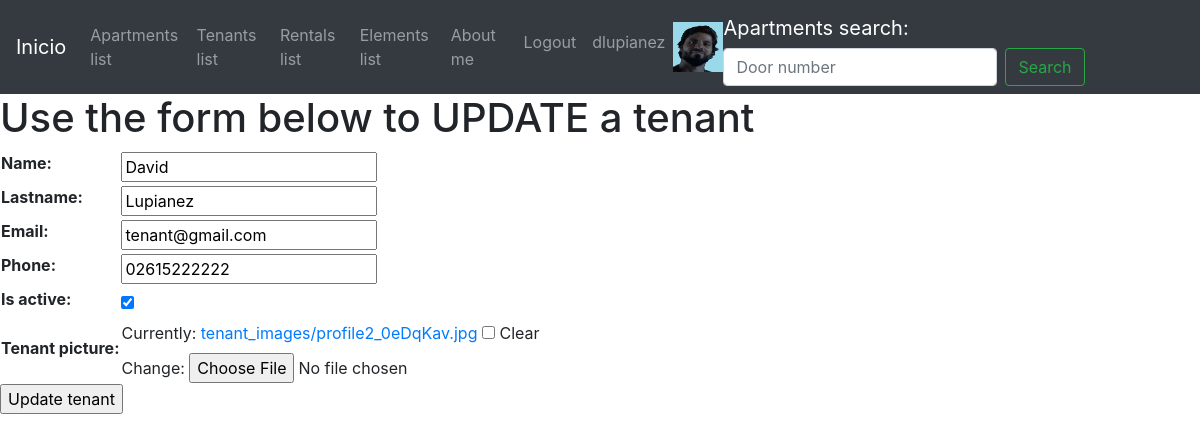
Screenshot of /tenants/tenant-update/2/ (signed in) with the database file from the repository.
### users/models.py (models this page shows)
class UserProfile(models.Model):
    user = models.OneToOneField(User, on_delete=models.CASCADE, related_name='profile')
    phone = models.CharField(max_length=25, null=True, blank=True)
    linkedin_profile = models.CharField(max_length=50, null=True, blank=True)
    profile_picture = models.ImageField(upload_to='profile_images', null=True, blank=True)

### tenants/models.py (models this page shows, shortened)
class Tenant(models.Model):
    name=models.CharField(max_length=50, null=False, blank=False)
    lastname=models.CharField(max_length=50, null=False, blank=False )
    email=models.EmailField(max_length=50, null=False, blank=False)
    phone=models.CharField(max_length=50, null=False, blank=False)
    is_active=models.BooleanField(default=True)
    tenant_picture = models.ImageField(upload_to='tenant_images', null=True, blank=True)

### tenants/views.py (the view)
# urls.py: path('tenant-update/<int:pk>/', TenantUpdateView.as_view(), name='tenant_update'),
class TenantUpdateView(UpdateView):
    model = Tenant
    template_name = 'tenants/tenant-update.html'
    fields = '__all__'
    success_url = '/tenants/tenants-list/'

### templates/tenants/tenant-update.html (shortened to what this page needs)
{% extends 'base.html' %}
{% block content %}
    <h1>Use the form below to UPDATE a tenant</h1>
    {% if form %}
        <form action="" method="POST" enctype="multipart/form-data">
            <table>
                {{form.as_table}}
            </table>
            <input type="submit" value="Update tenant">
        </form>
    {% endif %}
{% endblock %}

### templates/base.html (shortened to what this page needs)
<!DOCTYPE html>
<html lang="en">
<head>
    <link rel="stylesheet" href="https://cdn.jsdelivr.net/npm/bootstrap@4.6.2/dist/css/bootstrap.min.css"
>
</head>
<body>
    <header>
        <nav class="navbar navbar-expand-lg navbar-dark bg-dark">
            <a class="navbar-brand" href="/">Inicio</a>
            <div class="collapse navbar-collapse" id="navbarSupportedContent">
                <ul class="navbar-nav mr-auto">
                    <li class="nav-item">
                        <a class="nav-link" href="/apartments/apartments-list/">Apartments list</a>
                    </li>
                    <li class="nav-item">
                        <a class="nav-link" href="/tenants/tenants-list/">Tenants list</a>
                    </li>
                    <li class="nav-item">
                        <a class="nav-link" href="/rentals/rentals-list/">Rentals list</a>
                    </li>
                    <li class="nav-item">
                        <a class="nav-link" href="/elements-list/">Elements list</a>
                    </li>
                    <li class="nav-item">
                        <a class="nav-link" href="/about-me/">About me</a>
                    </li>
                </ul>
                    {% if request.user.is_authenticated %}
                    <ul class="navbar-nav mr-auto pull-right">
                            <li class="nav-item pull-right ">
                                <a class="nav-link" href="/users/logout/">Logout</a>
                            </li>
                            <li class="nav-item pull-right">
                                <a class="nav-link" href="/users/update/">{{request.user.username}}</a>
                            </li>
                            {% if request.user.profile.profile_picture.url != '' %}
                                <img src="{{request.user.profile.profile_picture.url}}" alt="profile_picture" width="50px" height="50px">
                            {% endif %}
                        </ul>
                    {% endif %}
                <form class="form-inline my-2 my-lg-0" action="/apartments/apartments-list-search/" method="GET">
                    <a class="navbar-brand" href="/">Apartments search: </a>
                    <input class="form-control mr-sm-2" type="search" placeholder="Door number" aria-label="Search" name="search">
                    <button class="btn btn-outline-success my-2 my-sm-0" type="submit">Search</button>
                </form>
            </div>
        </nav>
    </header>
    {% block content %}
    {% endblock %}
</body>
</html>

### rows the page displays
Tenant: name "David", lastname "Lupianez", email "tenant@gmail.com", phone "02615222222", is_active "☑"

### other values shown
{{ request.user.username }} "dlupianez"
